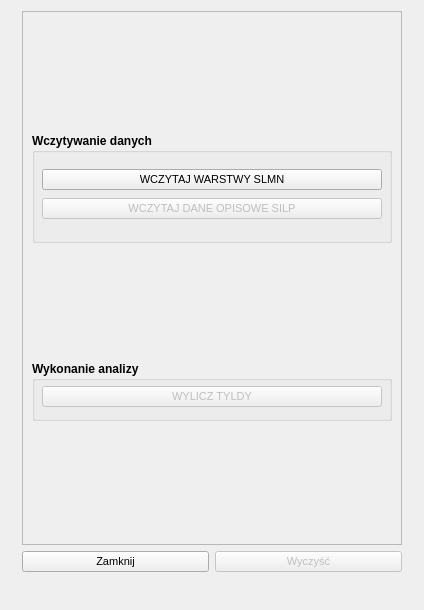
<?xml version="1.0" encoding="UTF-8"?>
<ui version="4.0">
 <class>TyldaDialogBase</class>
 <widget class="QDialog" name="TyldaDialogBase">
  <property name="enabled">
   <bool>true</bool>
  </property>
  <property name="geometry">
   <rect>
    <x>0</x>
    <y>0</y>
    <width>424</width>
    <height>610</height>
   </rect>
  </property>
  <property name="minimumSize">
   <size>
    <width>424</width>
    <height>610</height>
   </size>
  </property>
  <property name="maximumSize">
   <size>
    <width>424</width>
    <height>610</height>
   </size>
  </property>
  <property name="windowTitle">
   <string>Tyldy PGL LP</string>
  </property>
  <property name="windowIcon">
   <iconset>
    <normaloff>E:/dev/pv_las-master/tylda/images/fotowoltaika.png</normaloff>E:/dev/pv_las-master/tylda/images/fotowoltaika.png</iconset>
  </property>
  <layout class="QGridLayout" name="gridLayout_3">
   <item row="0" column="0">
    <layout class="QVBoxLayout" name="verticalLayout">
     <item>
      <layout class="QHBoxLayout" name="horizontalLayout">
       <item>
        <widget class="QScrollArea" name="form_scrollArea">
         <property name="sizePolicy">
          <sizepolicy hsizetype="Preferred" vsizetype="Expanding">
           <horstretch>0</horstretch>
           <verstretch>0</verstretch>
          </sizepolicy>
         </property>
         <property name="minimumSize">
          <size>
           <width>380</width>
           <height>0</height>
          </size>
         </property>
         <property name="maximumSize">
          <size>
           <width>800</width>
           <height>600</height>
          </size>
         </property>
         <property name="verticalScrollBarPolicy">
          <enum>Qt::ScrollBarAsNeeded</enum>
         </property>
         <property name="sizeAdjustPolicy">
          <enum>QAbstractScrollArea::AdjustToContents</enum>
         </property>
         <property name="widgetResizable">
          <bool>true</bool>
         </property>
         <widget class="QWidget" name="scrollAreaWidgetContents_2">
          <property name="geometry">
           <rect>
            <x>0</x>
            <y>0</y>
            <width>400</width>
            <height>472</height>
           </rect>
          </property>
          <layout class="QGridLayout" name="gridLayout_2">
           <item row="2" column="0" colspan="2">
            <widget class="QGroupBox" name="assigningFieldsGB">
             <property name="enabled">
              <bool>true</bool>
             </property>
             <property name="maximumSize">
              <size>
               <width>360</width>
               <height>60</height>
              </size>
             </property>
             <property name="font">
              <font>
               <weight>75</weight>
               <bold>true</bold>
              </font>
             </property>
             <property name="title">
              <string>Wykonanie analizy</string>
             </property>
             <widget class="QWidget" name="horizontalLayoutWidget_5">
              <property name="geometry">
               <rect>
                <x>10</x>
                <y>20</y>
                <width>341</width>
                <height>31</height>
               </rect>
              </property>
              <layout class="QHBoxLayout" name="horizontalLayout_6">
               <item>
                <widget class="QPushButton" name="analizaBtn">
                 <property name="enabled">
                  <bool>false</bool>
                 </property>
                 <property name="maximumSize">
                  <size>
                   <width>340</width>
                   <height>16777215</height>
                  </size>
                 </property>
                 <property name="font">
                  <font>
                   <pointsize>8</pointsize>
                   <weight>50</weight>
                   <bold>false</bold>
                  </font>
                 </property>
                 <property name="text">
                  <string>WYLICZ TYLDY</string>
                 </property>
                </widget>
               </item>
              </layout>
             </widget>
            </widget>
           </item>
           <item row="0" column="0" colspan="2">
            <widget class="QGroupBox" name="selectionLayersGB">
             <property name="minimumSize">
              <size>
               <width>300</width>
               <height>110</height>
              </size>
             </property>
             <property name="maximumSize">
              <size>
               <width>360</width>
               <height>110</height>
              </size>
             </property>
             <property name="font">
              <font>
               <weight>75</weight>
               <bold>true</bold>
              </font>
             </property>
             <property name="title">
              <string>Wczytywanie danych</string>
             </property>
             <widget class="QWidget" name="verticalLayoutWidget">
              <property name="geometry">
               <rect>
                <x>10</x>
                <y>20</y>
                <width>341</width>
                <height>53</height>
               </rect>
              </property>
              <layout class="QVBoxLayout" name="verticalLayout_2">
               <item>
                <widget class="QPushButton" name="pobierzWarstwySLMNBtn">
                 <property name="maximumSize">
                  <size>
                   <width>340</width>
                   <height>16777215</height>
                  </size>
                 </property>
                 <property name="font">
                  <font>
                   <pointsize>8</pointsize>
                   <weight>50</weight>
                   <bold>false</bold>
                  </font>
                 </property>
                 <property name="text">
                  <string>WCZYTAJ WARSTWY SLMN</string>
                 </property>
                </widget>
               </item>
              </layout>
             </widget>
             <widget class="QWidget" name="horizontalLayoutWidget">
              <property name="geometry">
               <rect>
                <x>10</x>
                <y>60</y>
                <width>341</width>
                <height>31</height>
               </rect>
              </property>
              <layout class="QHBoxLayout" name="horizontalLayout_3">
               <item>
                <widget class="QPushButton" name="wczytajmLasBtn">
                 <property name="enabled">
                  <bool>false</bool>
                 </property>
                 <property name="maximumSize">
                  <size>
                   <width>340</width>
                   <height>16777215</height>
                  </size>
                 </property>
                 <property name="font">
                  <font>
                   <pointsize>8</pointsize>
                   <weight>50</weight>
                   <bold>false</bold>
                  </font>
                 </property>
                 <property name="text">
                  <string>WCZYTAJ DANE OPISOWE SILP</string>
                 </property>
                </widget>
               </item>
              </layout>
             </widget>
            </widget>
           </item>
          </layout>
         </widget>
        </widget>
       </item>
      </layout>
     </item>
    </layout>
   </item>
   <item row="2" column="0">
    <layout class="QFormLayout" name="formLayout"/>
   </item>
   <item row="1" column="0">
    <layout class="QHBoxLayout" name="horizontalLayout_7">
     <item>
      <widget class="QPushButton" name="zamknijBtn">
       <property name="enabled">
        <bool>true</bool>
       </property>
       <property name="font">
        <font>
         <pointsize>8</pointsize>
        </font>
       </property>
       <property name="text">
        <string>Zamknij</string>
       </property>
      </widget>
     </item>
     <item>
      <widget class="QPushButton" name="resetujBtn">
       <property name="enabled">
        <bool>false</bool>
       </property>
       <property name="font">
        <font>
         <pointsize>8</pointsize>
        </font>
       </property>
       <property name="text">
        <string>Wyczyść</string>
       </property>
      </widget>
     </item>
    </layout>
   </item>
   <item row="3" column="0">
    <layout class="QHBoxLayout" name="horizontalLayout_8">
     <property name="spacing">
      <number>3</number>
     </property>
     <property name="sizeConstraint">
      <enum>QLayout::SetDefaultConstraint</enum>
     </property>
     <property name="leftMargin">
      <number>0</number>
     </property>
     <property name="topMargin">
      <number>2</number>
     </property>
     <property name="rightMargin">
      <number>5</number>
     </property>
     <property name="bottomMargin">
      <number>5</number>
     </property>
     <item>
      <layout class="QGridLayout" name="gridLayout_7" columnstretch="0">
       <property name="leftMargin">
        <number>20</number>
       </property>
       <item row="0" column="0">
        <widget class="QLabel" name="label_60">
         <property name="maximumSize">
          <size>
           <width>60</width>
           <height>60</height>
          </size>
         </property>
         <property name="text">
          <string/>
         </property>
         <property name="pixmap">
          <pixmap>images/logoLP.png</pixmap>
         </property>
         <property name="scaledContents">
          <bool>true</bool>
         </property>
        </widget>
       </item>
      </layout>
     </item>
    </layout>
   </item>
  </layout>
 </widget>
 <resources/>
 <connections/>
</ui>
